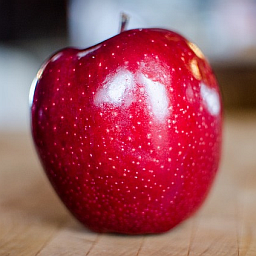
//> input picture 1 histo/testdata/apple_256x256.png, 256 x 256 px
$ ./cv_histo ../../testdata/apple_256x256.png   (built with g++ and OpenCV 4)
//> lines starting //> are read from the running program, lines starting //| are printed output that depends on the picture; after the words box and inside, x2 and y2 are one past the last pixel; in counts of white or black regions, pixels touching at a corner belong together
#include <opencv2/opencv.hpp>
#include <math.h>

using namespace cv;
using namespace std;

int main(int argc, char **argv)
{
	Mat inputImage = cv::imread(argv[1]);
//> inputImage is the input picture: 256 rows x 256 cols, CV_8UC3; mean B, G, R 92.4, 82.2, 157.4

	int color_r[256];
	int color_g[256];
	int color_b[256];
	int max = 0;

	for (int i = 0; i < 256; i++) {
		color_r[i] = 0;
		color_g[i] = 0;
		color_b[i] = 0;
	}


	for (int i = 0; i < inputImage.rows; i++) {
		for (int j = 0; j < inputImage.cols; j++) {
			color_b[inputImage.at<Vec3b>(i, j)[0]] += 1;
			color_g[inputImage.at<Vec3b>(i, j)[1]] += 1;
			color_r[inputImage.at<Vec3b>(i, j)[2]] += 1;
		}
	}
//> after the loop, color_b = 256 values, max 830 at index 17, min 44 at index 241, mean 256; color_g = 256 values, max 13328 at index 0, min 2 at index 254, mean 256; color_r = 256 values, max 1202 at index 182, min 0 at index 0, mean 256
	for (int i = 0; i < 256; i++) {
		if (max < color_r[i])
			max = color_r[i];
		if (max < color_g[i])
			max = color_g[i];
		if (max < color_b[i])
			max = color_b[i];
	}
//> this loop made 256 passes
//> max on pass 1: 13328
//> after the loop, max = 13328
	for (int i = 0; i < 256; i++) {
		color_r[i] = ceil(255.0 * color_r[i] / max);
		color_g[i] = ceil(255.0 * color_g[i] / max);
		color_b[i] = ceil(255.0 * color_b[i] / max);
	}
//> after the loop, color_r = 256 values, max 23 at index 181, min 0 at index 0, mean 5.4; color_g = 256 values, max 255 at index 0, min 1 at index 210, mean 5.41; color_b = 256 values, max 16 at index 17, min 1 at index 161, mean 5.38

	Mat outputImage(550, 550, CV_8UC3, Scalar(0, 0, 0));


	// lines for separating
	rectangle(
		outputImage,
		Point(18, 0),
		Point(19, 550),
		Scalar( 255, 255, 255),
		-1
	);
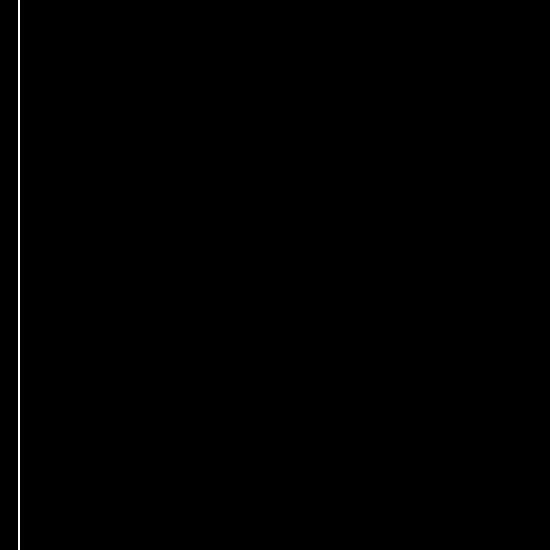
//> outputImage: 550 rows x 550 cols, CV_8UC3; 0.36% white in thin lines or dots, all inside (x1, y1, x2, y2) = (18, 0, 20, 550)
	rectangle(
		outputImage,
		Point(0, 532),
		Point(550, 531),
		Scalar(255, 255, 255),
		-1
	);
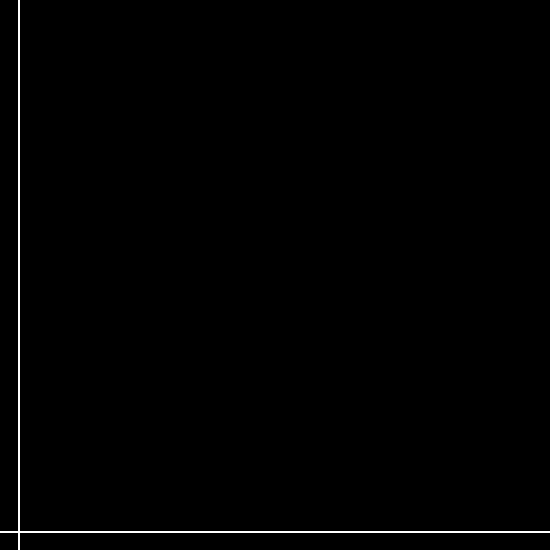
//> outputImage: 550 rows x 550 cols, CV_8UC3; 0.73% white in thin lines or dots

	// histogram
	for (int i = 0; i < 256; i++) {
		int buf[] = { color_b[i], color_g[i], color_r[i] };
		int scal[] = { 0, 0, 0 };

		for (int j = 0; j < 3; j++) {

			int val = 0;
			int ind = 0;

			for (int k = 0; k < 3; k++) {
				if (val < buf[k]) {
					val = buf[k];
					ind = k;
				}
			}
			buf[ind] = 0;
			scal[ind] = 255;

			rectangle(
				outputImage,
				Point(22 + i * 2, 528),
				Point(23 + i * 2, 528 - val * 2),
				Scalar( scal[0], scal[1], scal[2]),
				-1
			);
		}

	}
//> this loop made 256 passes
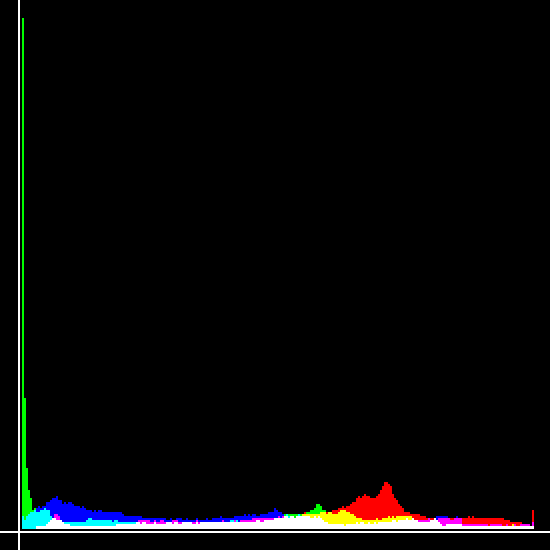
//> outputImage: 550 rows x 550 cols, CV_8UC3; 3.3% of pixels changed, all inside (x1, y1, x2, y2) = (22, 18, 534, 529)

	imshow("Histogram of image", outputImage);
	waitKey(0);
	return 0;
}
